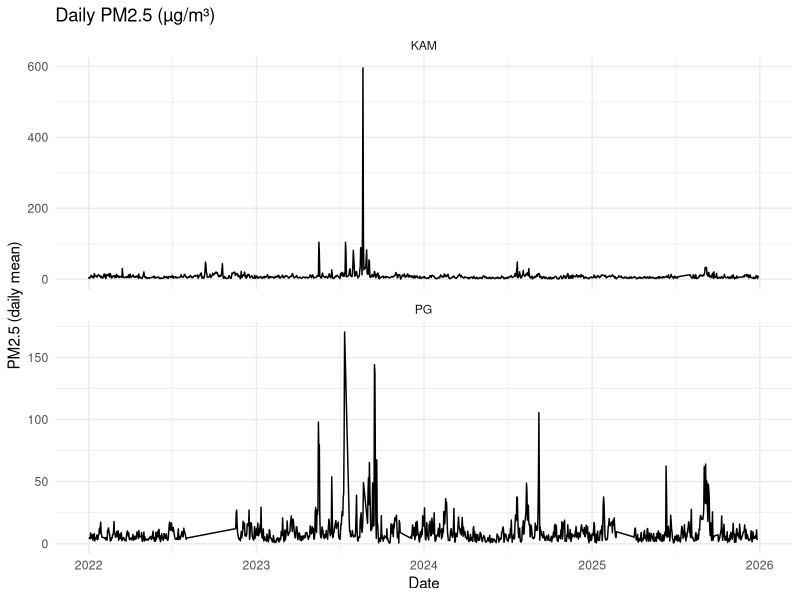
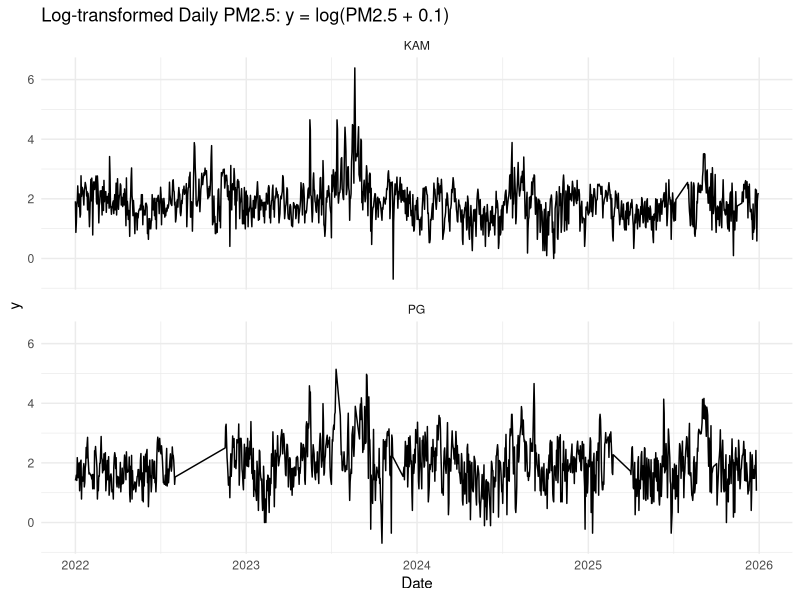

Here is the R script that generated these plots, in order:
library(readr)
library(dplyr)
library(ggplot2)

df <- read_csv("data_processed/pm25_daily_clean_2022_2025.csv", show_col_types = FALSE) %>%
  mutate(date = as.Date(date)) %>%
  arrange(station_id, date)

# Plot daily PM2.5 (raw) for each station
ggplot(df, aes(x = date, y = pm25_daily)) +
  geom_line() +
  facet_wrap(~ station_id, ncol = 1, scales = "free_y") +
  labs(
    title = "Daily PM2.5 (µg/m³)",
    x = "Date",
    y = "PM2.5 (daily mean)"
  ) +
  theme_minimal()

# plot log-transformed y = log(pm25_daily + 0.1)
df <- df %>% mutate(y = log(pm25_daily + 0.1))

ggplot(df, aes(x = date, y = y)) +
  geom_line() +
  facet_wrap(~ station_id, ncol = 1) +
  labs(
    title = "Log-transformed Daily PM2.5: y = log(PM2.5 + 0.1)",
    x = "Date",
    y = "y"
  ) +
  theme_minimal()
